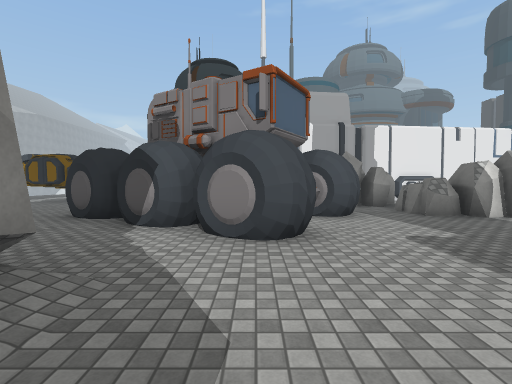
[1] (above)

18 first-person views from a walk through a Unity game level. The camera is 1.5 m above the floor, tilts 2° down and sees 85° across. The floor is counted in squares, 2 m on a side. Each view is taken from the middle of a square. On the plan, view 1 faces up. The plan holds only what a view shows up to about 10 squares ahead; the rest is blank. The place goes on beyond the plan. The player character is not drawn. Some surface patterns are stand-ins.

[2]
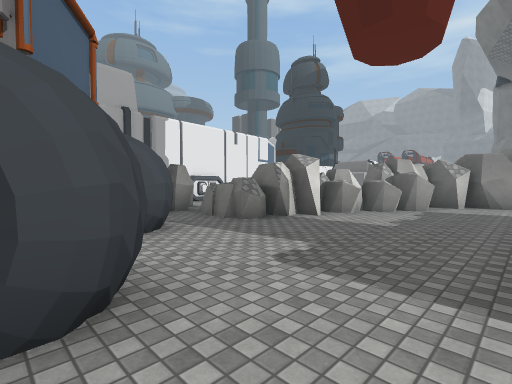

[3]
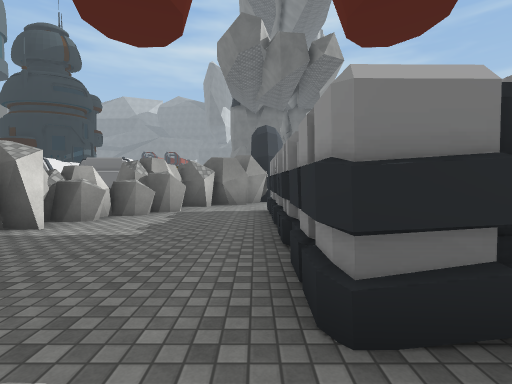

[4]
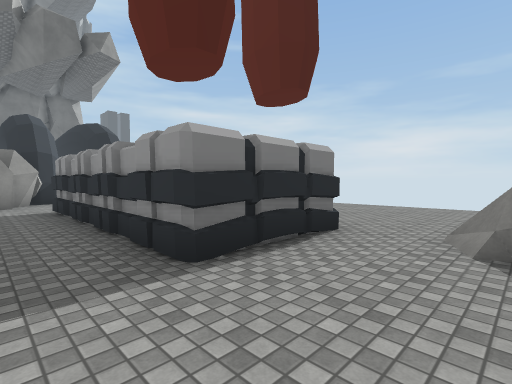

[5]
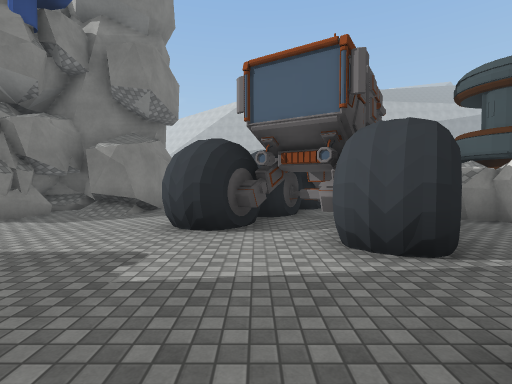

[6]
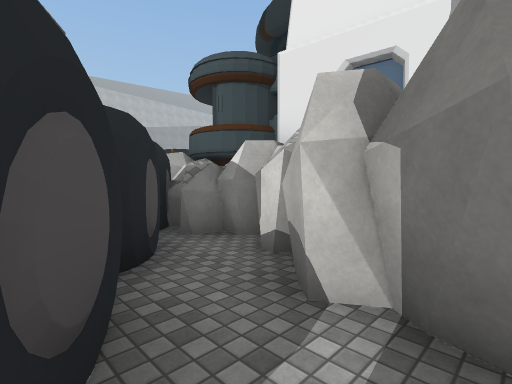

[7]
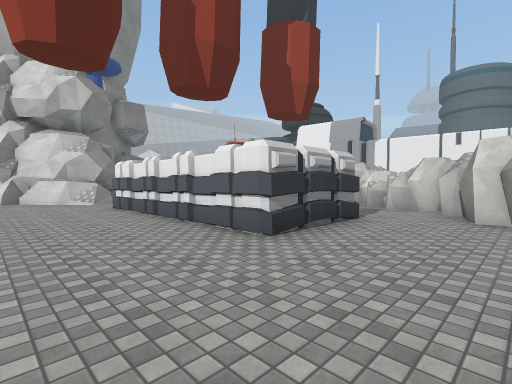

[8]
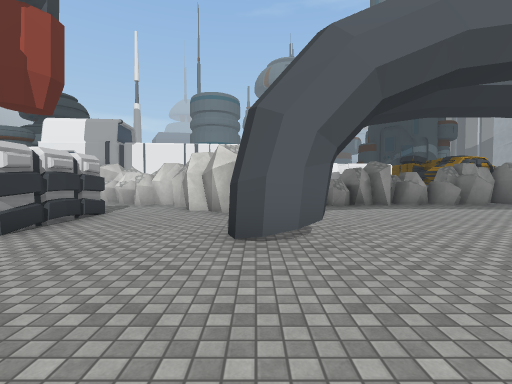

[9]
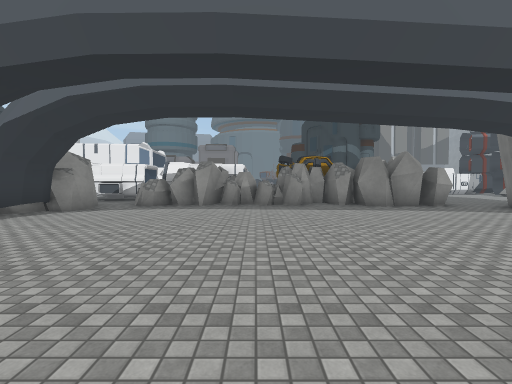

[10]
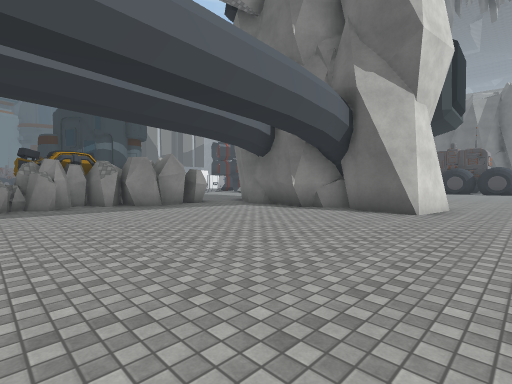

[11]
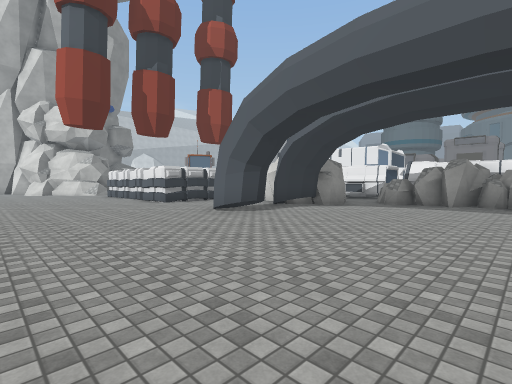

[12]
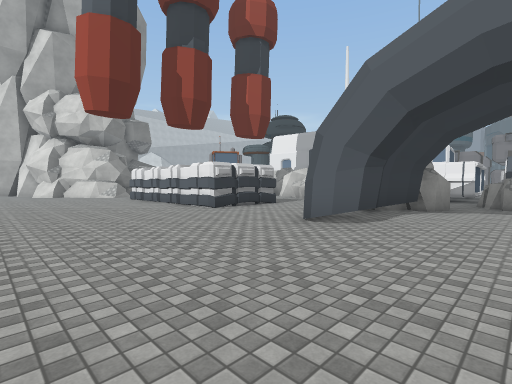

[13]
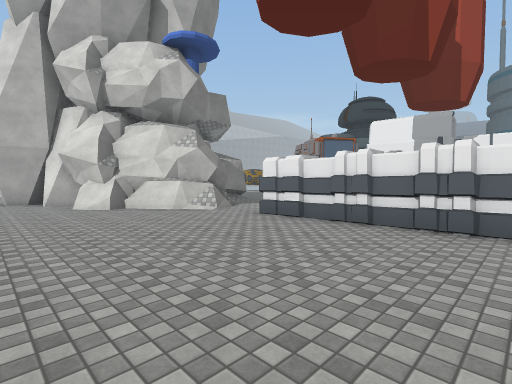

[14]
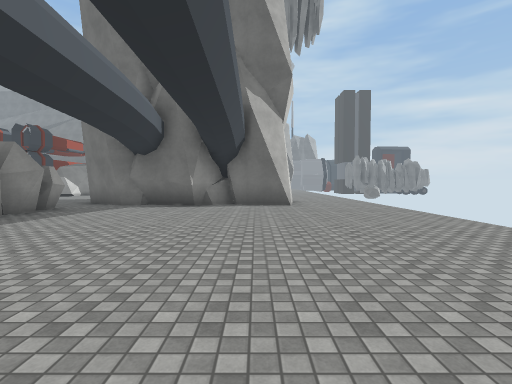

[15]
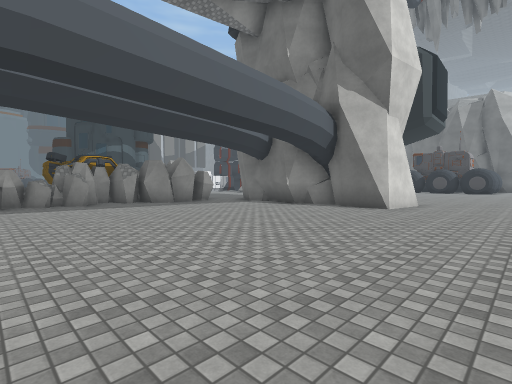

[16]
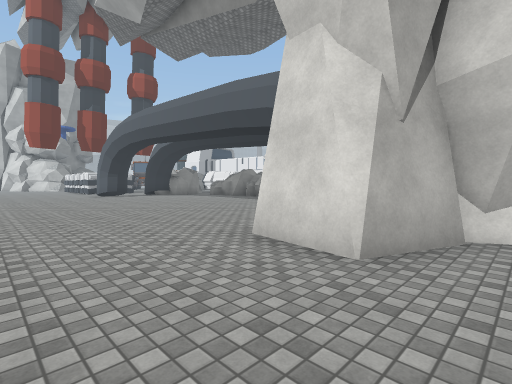

[17]
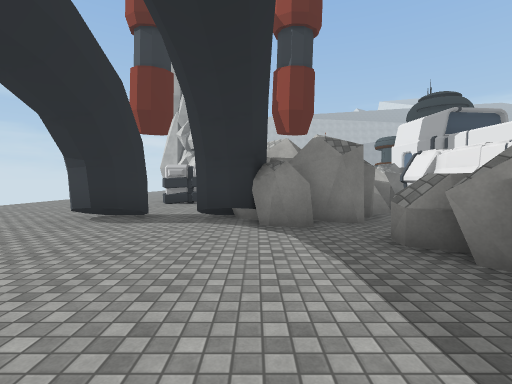

[18]
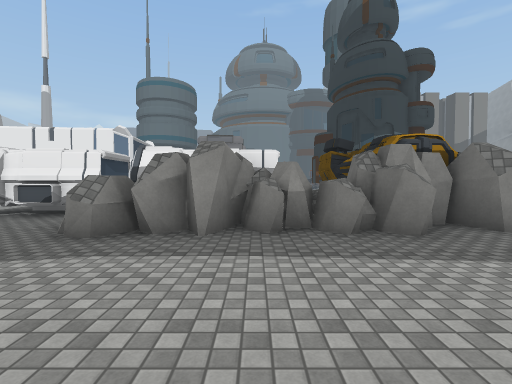

### Floor plan
Key: @ floor where view 1 was taken; # wall or solid block; . floor; ^ raised ledge; B building; O other object.
Columns run from 8 left of view 1 to 28 right of it. Each row starts with its distance up from view 1.
 13     BB
 12
 11
 10 ##    ##### #
  9  ..   ###.###     OO
  8   ..  # #...#     .OO  OO
  7   .. ## ###.##     #
  6    .#######.#######OO. O
  5     ..###......#####..^########  ..
  4      ..##.......#.####.###.#..###.#
  3      .............####............#
  2      ##............###...........##
  1      ##....######...##...........#
  0      ###@..######................##
 -1      ####..######...##............###
 -2      ####........................###.
 -3     ###..........................###.
 -4    ##.#..............................
 -5    #.................................
 -6       ...............................

Positions as (right, up) in squares from view 1, and headings:
1: (0, 0), facing up
2: (0, 2), facing up-right
3: (1, 2), facing right
4: (0, 3), facing down-right
5: (5, 5), facing left
6: (3, 7), facing up-left
7: (11, -4), facing up-left
8: (12, -5), facing up
9: (18, -5), facing up
10: (18, -5), facing up-right
11: (18, -6), facing up-left
12: (15, -6), facing up-left
13: (7, -6), facing up-left
14: (16, -2), facing right
15: (17, -6), facing up-right
16: (28, -6), facing up-left
17: (18, 2), facing left
18: (17, 0), facing up
